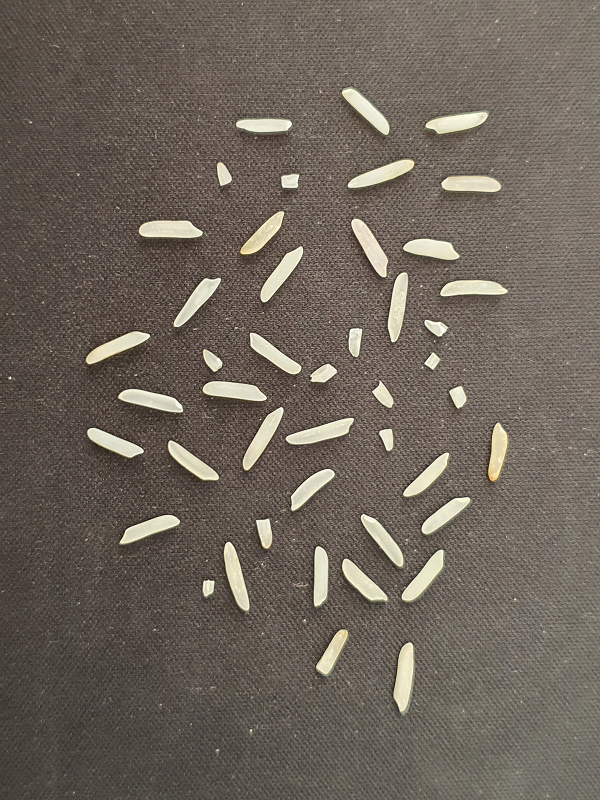
#> input picture rice_img1.png, 600 x 800 px
$ python Assignment1.py --min_area 100 --input_filename rice_img1.png
#> lines starting #> are read from the running program, lines starting #| are printed output that depends on the picture; after the words box and inside, x2 and y2 are one past the last pixel; in counts of white or black regions, pixels touching at a corner belong together
# -*- coding: utf-8 -*-
"""
Created on Tue Sep 15 23:05:46 2020

@author: LIQI JIANG - z5253065
"""

#......IMPORT .........
import argparse
import matplotlib.pyplot as plt
import numpy as np
import cv2
import os
from collections import defaultdict


def task1(image):
    threshold = 127   # select 127 as starting threshold
    height, width = image.shape[:2]
    thres_list = []
    while(True):
        thres_list.append(threshold)
        new_threshold = round((image[image < threshold].mean() + image[image >= threshold].mean()) / 2, 1)
        difference = threshold - new_threshold
        threshold = new_threshold
        if -0.1 < difference < 0.1:
            break
    for h in range(0, height):
        for w in range(0, width):
            if image[h][w] < threshold:
                image[h][w] = 255
            else:
                image[h][w] = 0
    #print(thres_list[-1])
    #print(thres_list)
    #print(image)
    plt.figure(figsize=(10, 5))
    plt.subplot(1, 2, 1)
    plt.axis('off')
    title = "Threshold Value = "+str(int(threshold))
    plt.title(title)
    plt.imshow(image, cmap='gray')
    plt.xticks([]), plt.yticks([])
    plt.subplot(1, 2, 2)
    iteration = [i for i in range(1, len(thres_list)+1)]
    plt.plot(iteration, thres_list)
    plt.title("threshold value at every iteration")
    plt.xlabel("iteration")
    plt.ylabel("threshold value")
    for a, b in zip(iteration, thres_list):
        plt.text(a, b + 0.1, '%.1f' % b, ha='center', va='bottom', fontsize=7)
    fname = "./" + folder_name + "/" + input_file[:-4] + "_Task1.png"  # Input_filename_Task1.png
    plt.savefig(fname)
    plt.show()
    return image


def median_filter(src, ksize=5):
    height, width = src.shape[:2]
    edge = int((ksize-1)/2)
    if height-1-edge <= edge or width-1-edge <= edge:
        print("The ksize is too large")
        return None
    dst = np.zeros((height, width), dtype="uint8")
    for h in range(height):
        for w in range(width):
            up = max(0, h-edge)
            down = min(height-1, h+edge)
            left = max(0, w-edge)
            right = min(width - 1, w+edge)
            dst[h, w] = np.median(src[up:down+1, left:right+1])
    # [4 lines of commented-out code are left out]
    return dst


def two_pass(image):
    label = 0
    height, width = image.shape[:2]
    labels = np.full((height, width), 0)
    equivalence = []
    flag = 0
    # first pass
    for h in range(0, height, 1):
        for w in range(0, width, 1):
            if image[h, w] > 0:
                continue
            neighbour_h_up = max(0, h-1)
            neighbour_h_down = min(h+1, height-1)
            neighbour_w_left = max(0, w-1)
            neighbour_w_right = min(w+1, width-1)
            neighbour_label = list(np.array(labels[neighbour_h_up: neighbour_h_down+1, neighbour_w_left: neighbour_w_right+1]).flatten())
            while flag in neighbour_label:
                neighbour_label.remove(flag)
            # if no neighbours, uniquely label the current pixel
            if not neighbour_label:
                label += 1
                equivalence.append(label)
                labels[h][w] = label
            else:
                labels[h][w] = min(neighbour_label)
                for l in set(neighbour_label):
                    equivalence[l-1] = equivalence[labels[h][w]-1]
    # second pass
    lowest_label = []   # record the the smallest equivalent labels
    # area = defaultdict(lambda: 0)
    for h in range(0, height, 1):
        for w in range(0, width, 1):
            if image[h, w] > 0:
                continue
            while equivalence[labels[h][w] - 1] != labels[h][w]:
                labels[h][w] = equivalence[labels[h][w]-1]
            # area[labels[h][w]] += 1
            if labels[h][w] not in lowest_label:
                lowest_label.append(labels[h][w])
    num_of_label = len(lowest_label)
    # [13 lines of commented-out code are left out]
    return labels, num_of_label


def task2(image):
    median_image = median_filter(image)
    label_image, rice_kernel_num = two_pass(median_image)
    plt.axis('off')
    plt.imshow(median_image, cmap="gray")
    title = "Number of rice kernels = "+str(rice_kernel_num)
    plt.title(title)
    fname = "./" + folder_name + "/" + input_file[:-4] + "_Task2.png"  # Input_filename_Task2.png
    plt.savefig(fname)
    plt.show()
    return label_image


def task3(image, minimun_area):
    label_area = defaultdict(lambda: 0)    # record the pixel areas of each label
    height, width = image.shape[:2]
    for h in range(height):
        for w in range(width):
            if image[h][w] != 0:
                label_area[image[h][w]] += 1
    total_num = len(label_area.keys())
    damaged_label = []
    for h in range(height):
        for w in range(width):
            if label_area[image[h][w]] <= minimun_area:
                if image[h][w] != 0 and image[h][w] not in damaged_label:
                    damaged_label.append(image[h][w])
                image[h][w] = 255
            else:
                image[h][w] = 0
    # print(len(damaged_label), total_num)
    percentage = round(len(damaged_label)/total_num*100, 2)
    title = "percentage of damaged rice kernels = "+str(percentage)+"%"
    plt.axis('off')
    plt.imshow(image, cmap="gray")
    plt.title(title)
    fname = "./" + folder_name + "/" + input_file[:-4] + "_Task3.png"  # Input_filename_Task3.png
    plt.savefig(fname)
    plt.show()


my_parser = argparse.ArgumentParser(description="COMP9517 Assignment1")
my_parser.add_argument('-o', '--OP_folder', type=str, help='Output folder name', default='OUTPUT')
my_parser.add_argument('-m', '--min_area', type=int, action='store', required=True, help='Minimum pixel area to be occupied, to be considered a whole rice kernel')
my_parser.add_argument('-f', '--input_filename', type=str, action='store', required=True, help='Filename of image ')
# Execute parse_args()
args = my_parser.parse_args()
input_file = args.input_filename
min_area = args.min_area
folder_name = args.OP_folder
if not os.path.exists(folder_name):
    os.mkdir(folder_name)
#print(args)
img = cv2.imread(input_file)
#> img is the input picture: shape (800, 600, 3); mean B, G, R 91.2, 100.5, 109.5
img_gray = cv2.cvtColor(img, cv2.COLOR_BGR2GRAY).astype(np.uint8)
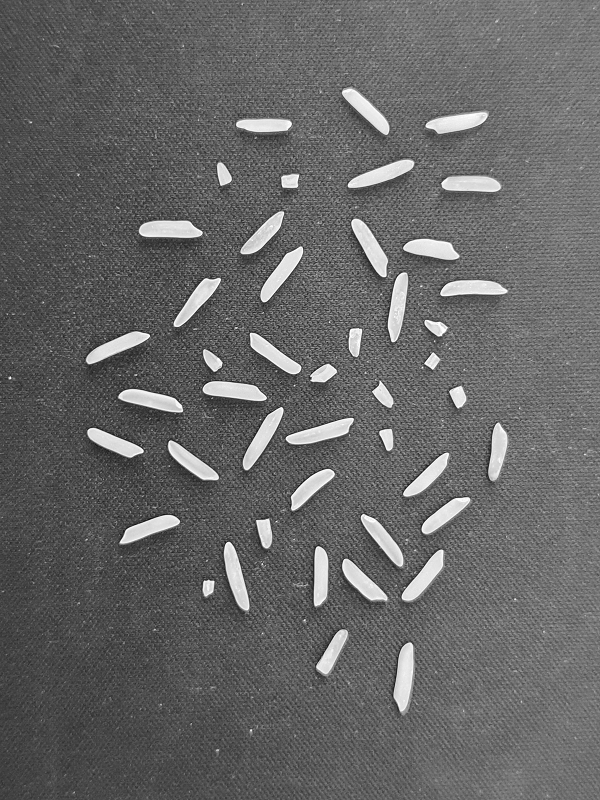
#> img_gray: shape (800, 600); min 11, max 255, mean 102.2
img_isodata = task1(img_gray)
#> the loop in task1, `while(True):` made 6 passes
#> (new_threshold, difference, threshold) on passes 1 to 6: (132.3, -5.3, 132.3), (141, -8.7, 141), (150.7, -9.7, 150.7), (156.6, -5.9, 156.6), (158, -1.4, 158), (158.1, -0.1, 158.1)
#> after the loop in task1, `while(True):`: thres_list = [127, 132.3, 141, 150.7, 156.6, 158]
#> after the loop in task1, `for h in range(0, height):`:
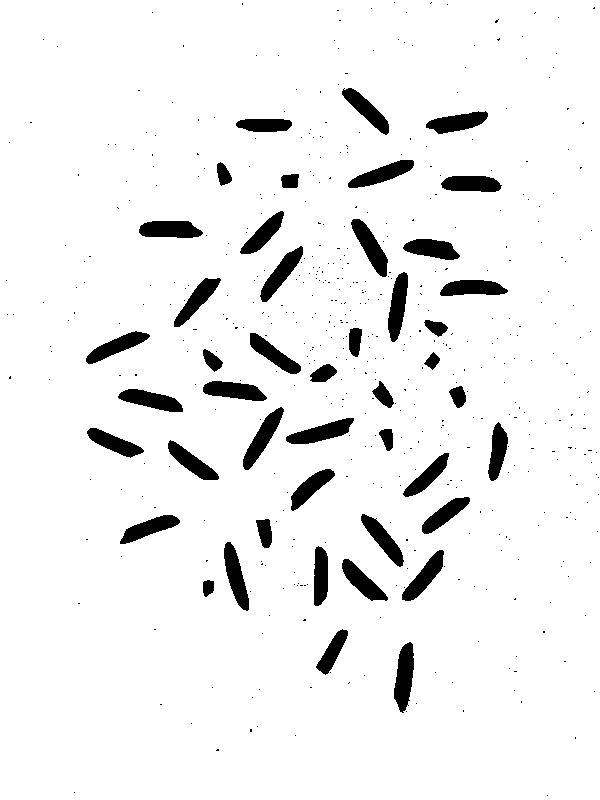
#> image: shape (800, 600); 93.7% white; 530 black regions (485 under 20 px), largest, box (x1, y1, x2, y2) and area: (394, 642, 414, 713) 963, (351, 219, 388, 277) 908, (243, 407, 284, 470) 906
#> in task1, `title = "Threshold Value = "+str(int(threshold))`: title = 'Threshold Value = 158'
#> in task1, `iteration = [i for i in range(1, len(thres_list)+1)]`: iteration = [1, 2, 3, 4, 5, 6]
#> the loop in task1, `for a, b in zip(iteration, thres_list):` made 6 passes
#> b on passes 1 to 6: 127, 132.3, 141, 150.7, 156.6, 158
#> in task1, `plt.savefig(fname)`:
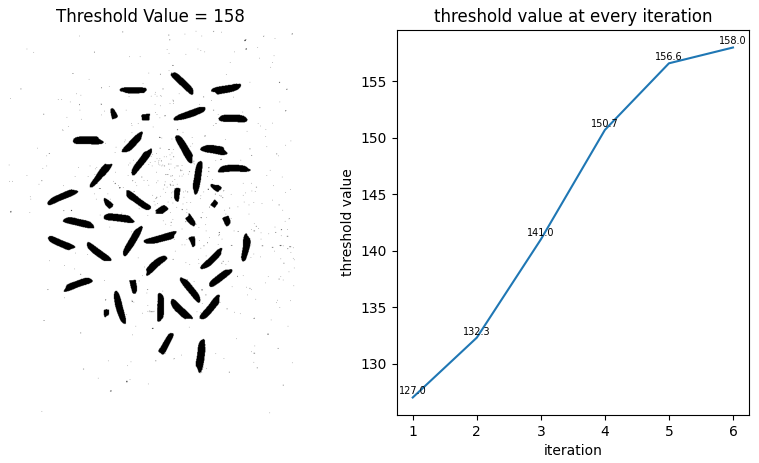
#> figure drawn by matplotlib, 2 panels
label_img = task2(img_isodata)
#> after the loop in median_filter, `for h in range(height):`:
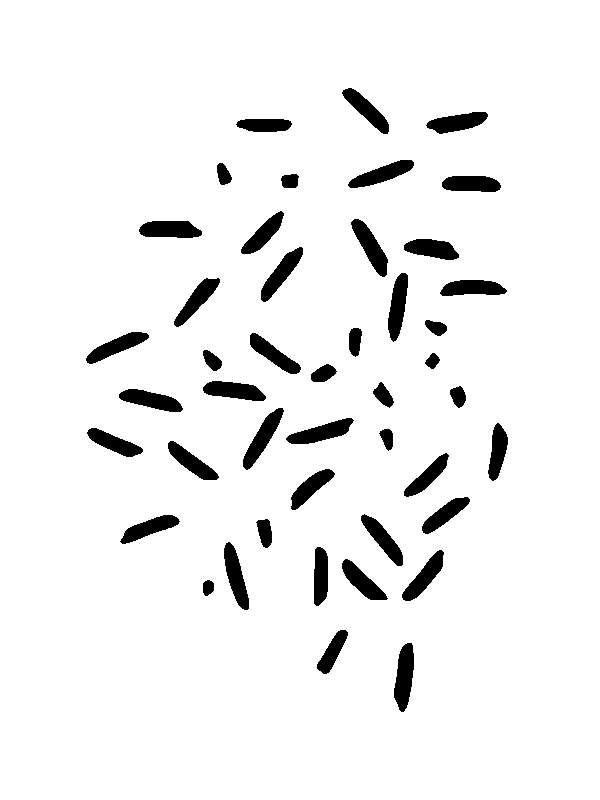
#> dst: shape (800, 600); 93.9% white; 45 black regions, largest, box (x1, y1, x2, y2) and area: (394, 643, 414, 712) 958, (351, 219, 388, 277) 903, (243, 408, 284, 470) 899
#> after the loop in two_pass, `for h in range(0, height, 1):`:
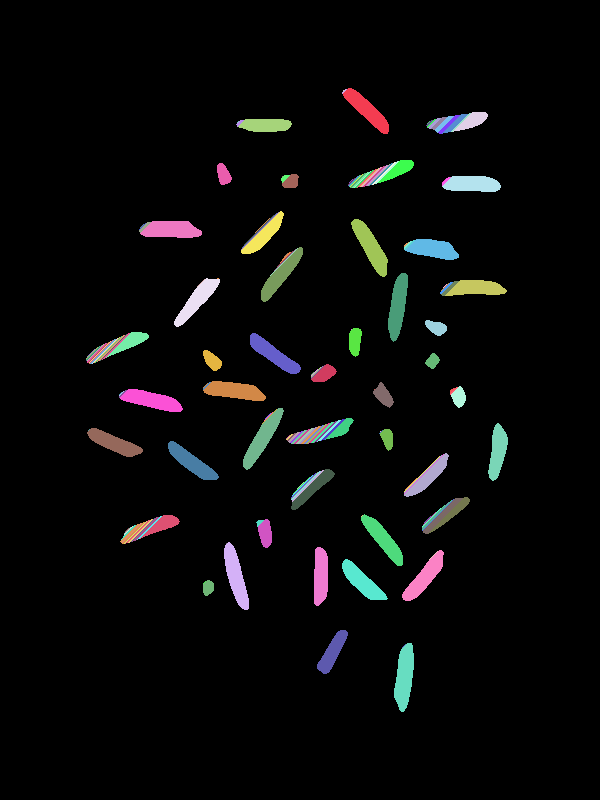
#> labels: shape (800, 600) int64; 196 distinct labels, from 0 to 195; one colour per label, 0 black
#> after the loop in two_pass, `for h in range(0, height, 1):`:
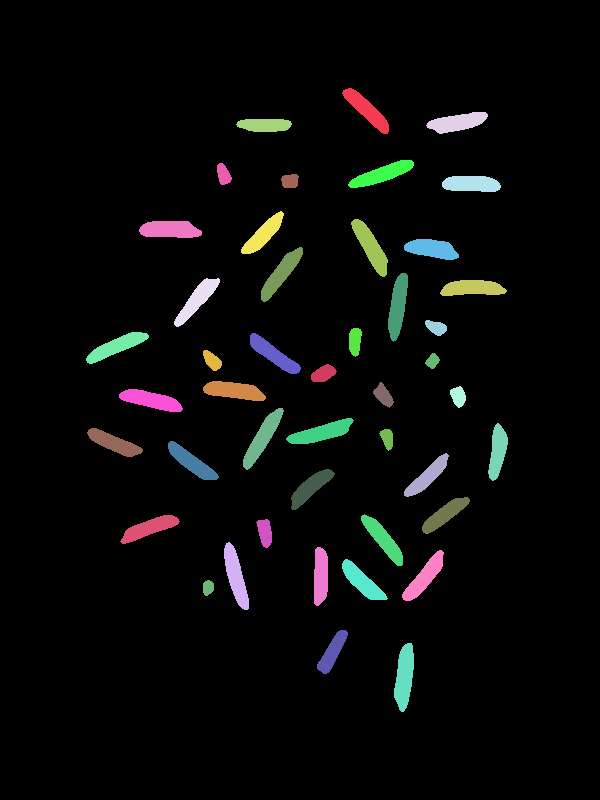
#> labels: shape (800, 600) int64; 46 distinct labels, from 0 to 194; one colour per label, 0 black
#> in task2, `label_image, rice_kernel_num = two_pass(median_image)`: rice_kernel_num = 45
#> in task2, `title = "Number of rice kernels = "+str(rice_kernel_num)`: title = 'Number of rice kernels = 45'
task3(label_img, min_area)
#> after the loop in task3, `for h in range(height):`: damaged_label = []
#> in task3, `percentage = round(len(damaged_label)/total_num*100, 2)`: percentage = 0
# [5 lines of commented-out code are left out]

$ run again, on rice_img6.png
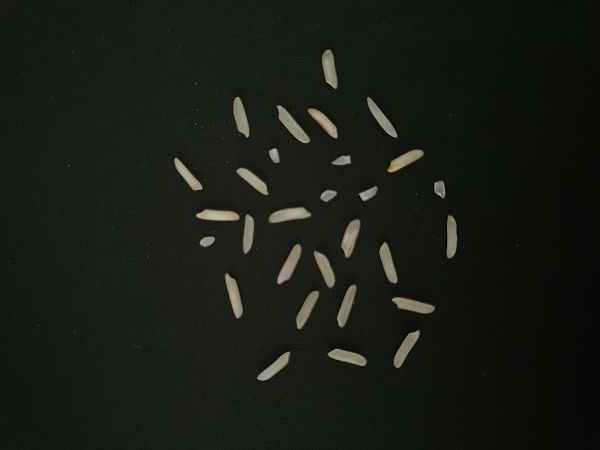
#> input picture rice_img6.png, 600 x 450 px
#> img is the input picture: shape (450, 600, 3); mean B, G, R 20.5, 27.4, 23.9
#> the loop in task1, `while(True):` made 4 passes
#> (new_threshold, difference, threshold) on passes 1 to 4: (82.7, 44.3, 82.7), (78, 4.7, 78), (77.6, 0.4, 77.6), (77.6, 0, 77.6)
#> after the loop in task1, `while(True):`: thres_list = [127, 82.7, 78, 77.6]
#> after the loop in task1, `for h in range(0, height):`:
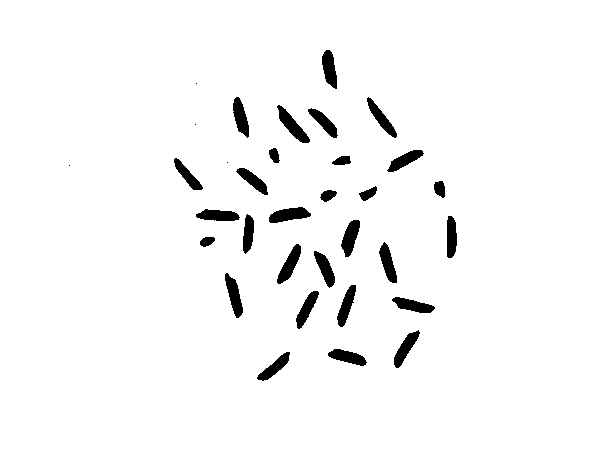
#> image: shape (450, 600); 96.5% white; 33 black regions (4 under 20 px), largest, box (x1, y1, x2, y2) and area: (277, 105, 310, 143) 454, (269, 207, 311, 223) 434, (277, 244, 301, 284) 422
#> in task1, `title = "Threshold Value = "+str(int(threshold))`: title = 'Threshold Value = 77'
#> iteration = [1, 2, 3, 4]
#> the loop in task1, `for a, b in zip(iteration, thres_list):` made 4 passes
#> b on passes 1 to 4: 127, 82.7, 78, 77.6
#> after the loop in two_pass, `for h in range(0, height, 1):`:
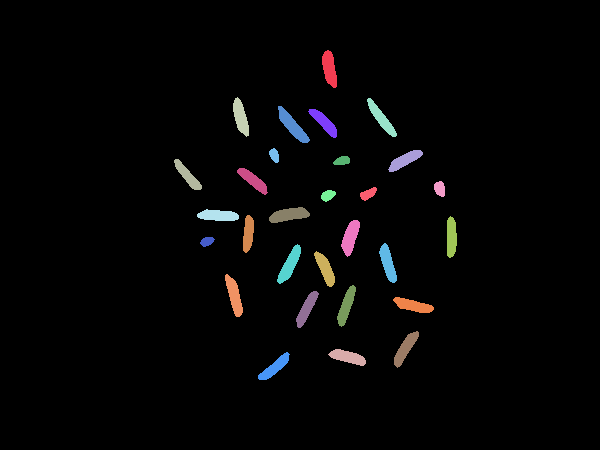
#> labels: shape (450, 600) int64; 30 distinct labels, from 0 to 70; one colour per label, 0 black
#> rice_kernel_num = 29
#> in task2, `title = "Number of rice kernels = "+str(rice_kernel_num)`: title = 'Number of rice kernels = 29'
#> after the loop in task3, `for h in range(height):`: damaged_label = []
#> percentage = 0

$ run again, on rice_img7.png
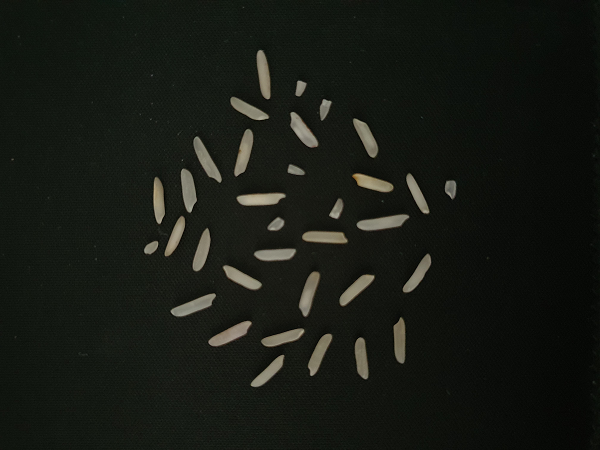
#> input picture rice_img7.png, 600 x 450 px
#> img is the input picture: shape (450, 600, 3); mean B, G, R 20.1, 26.1, 23.1
#> the loop in task1, `while(True):` made 5 passes
#> (new_threshold, difference, threshold) on passes 1 to 5: (79.9, 47.1, 79.9), (74.3, 5.6, 74.3), (73.9, 0.4, 73.9), (73.8, 0.1, 73.8), (73.8, 0, 73.8)
#> after the loop in task1, `while(True):`: thres_list = [127, 79.9, 74.3, 73.9, 73.8]
#> after the loop in task1, `for h in range(0, height):`:
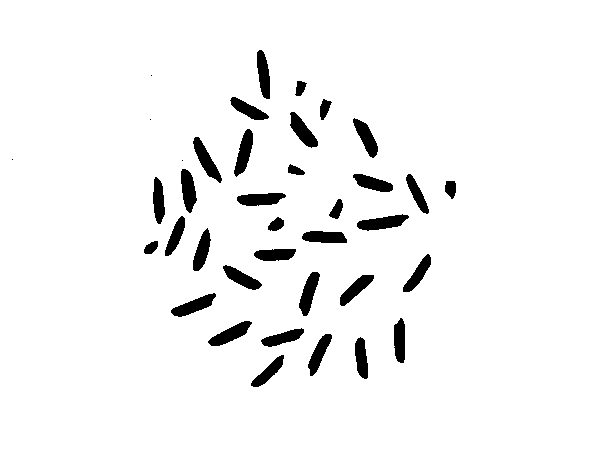
#> image: shape (450, 600); 95.2% white; 38 black regions (4 under 20 px), largest, box (x1, y1, x2, y2) and area: (357, 214, 409, 231) 518, (193, 137, 222, 183) 499, (208, 321, 252, 346) 496
#> in task1, `title = "Threshold Value = "+str(int(threshold))`: title = 'Threshold Value = 73'
#> iteration = [1, 2, 3, 4, 5]
#> the loop in task1, `for a, b in zip(iteration, thres_list):` made 5 passes
#> b on passes 1 to 5: 127, 79.9, 74.3, 73.9, 73.8
#> after the loop in two_pass, `for h in range(0, height, 1):`:
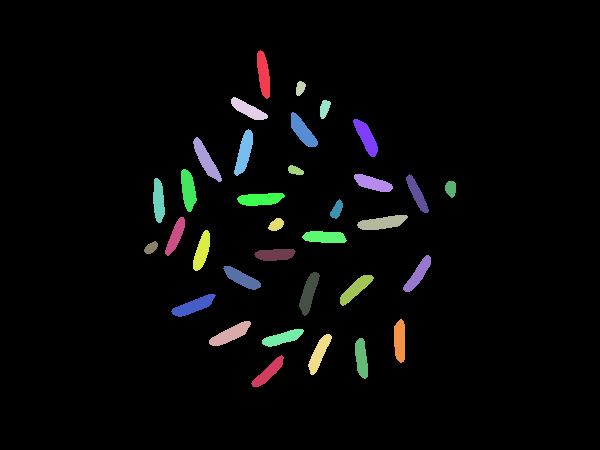
#> labels: shape (450, 600) int64; 35 distinct labels, from 0 to 96; one colour per label, 0 black
#> rice_kernel_num = 34
#> in task2, `title = "Number of rice kernels = "+str(rice_kernel_num)`: title = 'Number of rice kernels = 34'
#> after the loop in task3, `for h in range(height):`: damaged_label = []
#> percentage = 0
